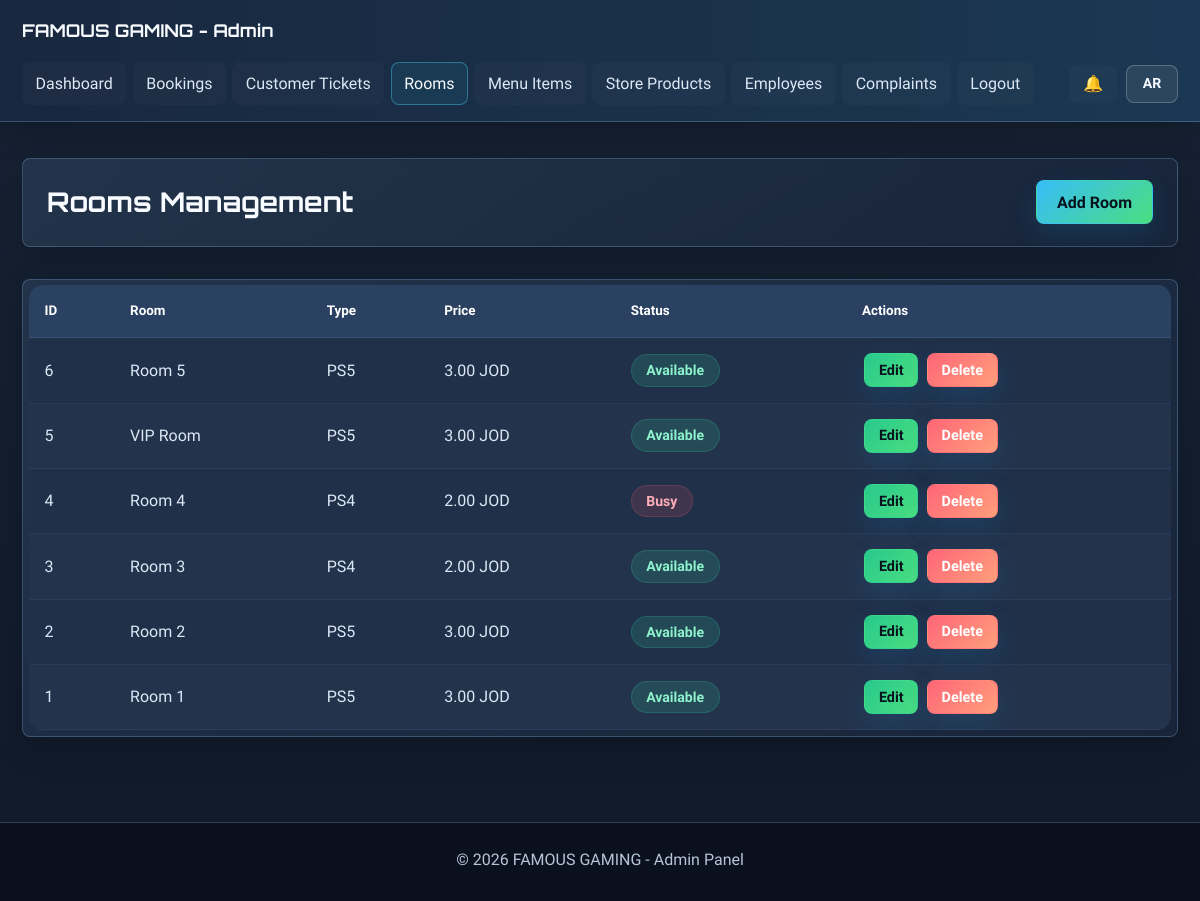
Screenshot of /admin/rooms_full_crud.php (signed in) with the database file from the repository.
### tables this page shows
CREATE TABLE rooms (
    id INT PRIMARY KEY AUTO_INCREMENT,
    room_name VARCHAR(100) NOT NULL,
    room_type VARCHAR(50) NOT NULL,
    price_per_hour DECIMAL(10,2) NOT NULL,
    status VARCHAR(20) NOT NULL DEFAULT 'Available',
    services TEXT,
    description TEXT,
    image_path VARCHAR(255) DEFAULT NULL,
    image_uploaded_at TIMESTAMP NULL DEFAULT NULL,
    created_at TIMESTAMP DEFAULT CURRENT_TIMESTAMP,
    updated_at TIMESTAMP DEFAULT CURRENT_TIMESTAMP ON UPDATE CURRENT_TIMESTAMP
);

### includes/lang.php (called while the page is built, shortened)
<?php
function site_language() {
    return $_SESSION['site_language'] ?? SITE_DEFAULT_LANGUAGE;
}
function t($key, $replacements = [], $fallback = null) {
    $language = site_language();
    $text = $translations[$language][$key] ?? $translations[SITE_DEFAULT_LANGUAGE][$key] ?? ($fallback ?? $key);
    foreach ($replacements as $placeholder => $value) {
        $text = str_replace(':' . $placeholder, (string)$value, $text);
    }
    return $text;
}

### admin/rooms_full_crud.php (the view, shortened to what this page needs)
<?php
require_once '../includes/config.php';
$rooms = mysqli_query($conn, "SELECT * FROM rooms ORDER BY id DESC");
include 'includes/header.php';
?>
    <div class="content">
        <div class="container">
            <div class="page-header">
                <h1><?php echo t('admin_rooms_management'); ?></h1>
                <button class="btn" onclick="openAddModal()"><?php echo t('admin_action_add'); ?> <?php echo t('common_room'); ?></button>
            </div>
            <div class="table-container">
                <table>
                    <thead>
                        <tr>
                            <th><?php echo t('admin_field_id'); ?></th>
                            <th><?php echo t('admin_field_room'); ?></th>
                            <th><?php echo t('admin_field_type'); ?></th>
                            <th><?php echo t('admin_field_price'); ?></th>
                            <th><?php echo t('admin_field_status'); ?></th>
                            <th><?php echo t('admin_field_actions'); ?></th>
                        </tr>
                    </thead>
                    <tbody>
                        <?php while ($room = mysqli_fetch_assoc($rooms)): ?>
                        <tr>
                            <td><?php echo $room['id']; ?></td>
                            <td><?php echo htmlspecialchars($room['room_name']); ?></td>
                            <td><?php echo htmlspecialchars($room['room_type']); ?></td>
                            <td><?php echo number_format($room['price_per_hour'], 2); ?> JOD</td>
                            <td>
                                <span class="status-badge status-<?php echo strtolower($room['status']); ?>">
                                    <?php echo htmlspecialchars(t('status_' . strtolower($room['status']), [], $room['status'])); ?>
                                </span>
                            </td>
                            <td>
                                <button class="btn btn-small btn-success" onclick='openEditModal(<?php echo json_encode($room); ?>)'><?php echo t('admin_action_edit'); ?></button>
                                <button class="btn btn-small btn-danger" onclick="confirmDelete(<?php echo $room['id']; ?>)"><?php echo t('admin_action_delete'); ?></button>
                            </td>
                        </tr>
                        <?php endwhile; ?>
                    </tbody>
                </table>
            </div>
        </div>
    </div>
<?php
include 'includes/footer.php';
?>

### rows the page displays
rooms: id "6", room_name "Room 5", room_type "PS5", price_per_hour "3.00", status "Available"
rooms: id "5", room_name "VIP Room", room_type "PS5", price_per_hour "3.00", status "Available"
rooms: id "4", room_name "Room 4", room_type "PS4", price_per_hour "2.00", status "Busy"
rooms: id "3", room_name "Room 3", room_type "PS4", price_per_hour "2.00", status "Available"
rooms: id "2", room_name "Room 2", room_type "PS5", price_per_hour "3.00", status "Available"
rooms: id "1", room_name "Room 1", room_type "PS5", price_per_hour "3.00", status "Available"

### other values shown
t('admin_brand') "FAMOUS GAMING - Admin"
t('admin_nav_dashboard') "Dashboard"
t('admin_nav_bookings') "Bookings"
t('admin_nav_customer_tickets') "Customer Tickets"
t('admin_nav_rooms') "Rooms"
t('admin_nav_menu_items') "Menu Items"
t('admin_nav_store_products') "Store Products"
t('admin_nav_employees') "Employees"
t('admin_nav_complaints') "Complaints"
t('admin_nav_logout') "Logout"
$admin_language_target_label "AR"
t('admin_rooms_management') "Rooms Management"
t('admin_action_add') "Add"
t('common_room') "Room"
t('admin_field_id') "ID"
